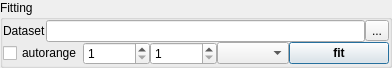
<?xml version="1.0" encoding="UTF-8"?>
<ui version="4.0">
 <class>Form</class>
 <widget class="QWidget" name="Form">
  <property name="geometry">
   <rect>
    <x>0</x>
    <y>0</y>
    <width>392</width>
    <height>64</height>
   </rect>
  </property>
  <property name="windowTitle">
   <string>Form</string>
  </property>
  <layout class="QVBoxLayout" name="verticalLayout">
   <property name="spacing">
    <number>0</number>
   </property>
   <property name="margin">
    <number>0</number>
   </property>
   <item>
    <widget class="QGroupBox" name="groupBox_3">
     <property name="sizePolicy">
      <sizepolicy hsizetype="Preferred" vsizetype="Minimum">
       <horstretch>0</horstretch>
       <verstretch>0</verstretch>
      </sizepolicy>
     </property>
     <property name="title">
      <string>Fitting</string>
     </property>
     <property name="alignment">
      <set>Qt::AlignLeading|Qt::AlignLeft|Qt::AlignTop</set>
     </property>
     <property name="flat">
      <bool>false</bool>
     </property>
     <property name="checkable">
      <bool>false</bool>
     </property>
     <layout class="QGridLayout" name="gridLayout_4">
      <property name="margin">
       <number>0</number>
      </property>
      <property name="spacing">
       <number>0</number>
      </property>
      <item row="1" column="2">
       <widget class="QSpinBox" name="spinBox_2">
        <property name="sizePolicy">
         <sizepolicy hsizetype="Minimum" vsizetype="Fixed">
          <horstretch>0</horstretch>
          <verstretch>0</verstretch>
         </sizepolicy>
        </property>
        <property name="minimum">
         <number>1</number>
        </property>
        <property name="maximum">
         <number>9999999</number>
        </property>
        <property name="value">
         <number>1</number>
        </property>
       </widget>
      </item>
      <item row="1" column="1">
       <widget class="QSpinBox" name="spinBox">
        <property name="sizePolicy">
         <sizepolicy hsizetype="Minimum" vsizetype="Fixed">
          <horstretch>0</horstretch>
          <verstretch>0</verstretch>
         </sizepolicy>
        </property>
        <property name="minimum">
         <number>1</number>
        </property>
        <property name="maximum">
         <number>9999999</number>
        </property>
        <property name="value">
         <number>1</number>
        </property>
       </widget>
      </item>
      <item row="1" column="4">
       <widget class="QPushButton" name="pushButton_fit">
        <property name="sizePolicy">
         <sizepolicy hsizetype="Expanding" vsizetype="Fixed">
          <horstretch>0</horstretch>
          <verstretch>0</verstretch>
         </sizepolicy>
        </property>
        <property name="font">
         <font>
          <weight>75</weight>
          <bold>true</bold>
         </font>
        </property>
        <property name="focusPolicy">
         <enum>Qt::NoFocus</enum>
        </property>
        <property name="autoFillBackground">
         <bool>false</bool>
        </property>
        <property name="text">
         <string>fit</string>
        </property>
        <property name="autoDefault">
         <bool>false</bool>
        </property>
        <property name="default">
         <bool>true</bool>
        </property>
        <property name="flat">
         <bool>false</bool>
        </property>
       </widget>
      </item>
      <item row="1" column="0">
       <widget class="QCheckBox" name="checkBox_autorange">
        <property name="enabled">
         <bool>true</bool>
        </property>
        <property name="sizePolicy">
         <sizepolicy hsizetype="Fixed" vsizetype="Fixed">
          <horstretch>0</horstretch>
          <verstretch>0</verstretch>
         </sizepolicy>
        </property>
        <property name="focusPolicy">
         <enum>Qt::NoFocus</enum>
        </property>
        <property name="layoutDirection">
         <enum>Qt::LeftToRight</enum>
        </property>
        <property name="text">
         <string>autorange</string>
        </property>
        <property name="checked">
         <bool>false</bool>
        </property>
       </widget>
      </item>
      <item row="1" column="3">
       <widget class="QComboBox" name="comboBox"/>
      </item>
      <item row="0" column="0" colspan="5">
       <layout class="QHBoxLayout" name="horizontalLayout">
        <property name="spacing">
         <number>0</number>
        </property>
        <item>
         <widget class="QLabel" name="label">
          <property name="text">
           <string>Dataset</string>
          </property>
         </widget>
        </item>
        <item>
         <widget class="QLineEdit" name="lineEdit">
          <property name="readOnly">
           <bool>true</bool>
          </property>
         </widget>
        </item>
        <item>
         <widget class="QToolButton" name="toolButton">
          <property name="text">
           <string>...</string>
          </property>
         </widget>
        </item>
       </layout>
      </item>
     </layout>
    </widget>
   </item>
  </layout>
  <action name="actionFit">
   <property name="text">
    <string>fit</string>
   </property>
   <property name="shortcut">
    <string>Ctrl+F</string>
   </property>
  </action>
  <action name="actionFit_range_changed">
   <property name="text">
    <string>Fit range changed</string>
   </property>
  </action>
  <action name="actionChange_dataset">
   <property name="text">
    <string>Change dataset</string>
   </property>
  </action>
 </widget>
 <resources/>
 <connections>
  <connection>
   <sender>checkBox_autorange</sender>
   <signal>toggled(bool)</signal>
   <receiver>spinBox</receiver>
   <slot>setDisabled(bool)</slot>
   <hints>
    <hint type="sourcelabel">
     <x>325</x>
     <y>35</y>
    </hint>
    <hint type="destinationlabel">
     <x>144</x>
     <y>34</y>
    </hint>
   </hints>
  </connection>
  <connection>
   <sender>checkBox_autorange</sender>
   <signal>toggled(bool)</signal>
   <receiver>spinBox_2</receiver>
   <slot>setDisabled(bool)</slot>
   <hints>
    <hint type="sourcelabel">
     <x>325</x>
     <y>35</y>
    </hint>
    <hint type="destinationlabel">
     <x>240</x>
     <y>34</y>
    </hint>
   </hints>
  </connection>
  <connection>
   <sender>pushButton_fit</sender>
   <signal>clicked()</signal>
   <receiver>actionFit</receiver>
   <slot>trigger()</slot>
   <hints>
    <hint type="sourcelabel">
     <x>285</x>
     <y>36</y>
    </hint>
    <hint type="destinationlabel">
     <x>-1</x>
     <y>-1</y>
    </hint>
   </hints>
  </connection>
  <connection>
   <sender>spinBox</sender>
   <signal>editingFinished()</signal>
   <receiver>actionFit_range_changed</receiver>
   <slot>trigger()</slot>
   <hints>
    <hint type="sourcelabel">
     <x>109</x>
     <y>35</y>
    </hint>
    <hint type="destinationlabel">
     <x>-1</x>
     <y>-1</y>
    </hint>
   </hints>
  </connection>
  <connection>
   <sender>spinBox_2</sender>
   <signal>editingFinished()</signal>
   <receiver>actionFit_range_changed</receiver>
   <slot>trigger()</slot>
   <hints>
    <hint type="sourcelabel">
     <x>176</x>
     <y>35</y>
    </hint>
    <hint type="destinationlabel">
     <x>-1</x>
     <y>-1</y>
    </hint>
   </hints>
  </connection>
  <connection>
   <sender>toolButton</sender>
   <signal>clicked()</signal>
   <receiver>actionChange_dataset</receiver>
   <slot>trigger()</slot>
   <hints>
    <hint type="sourcelabel">
     <x>135</x>
     <y>48</y>
    </hint>
    <hint type="destinationlabel">
     <x>-1</x>
     <y>-1</y>
    </hint>
   </hints>
  </connection>
 </connections>
</ui>
